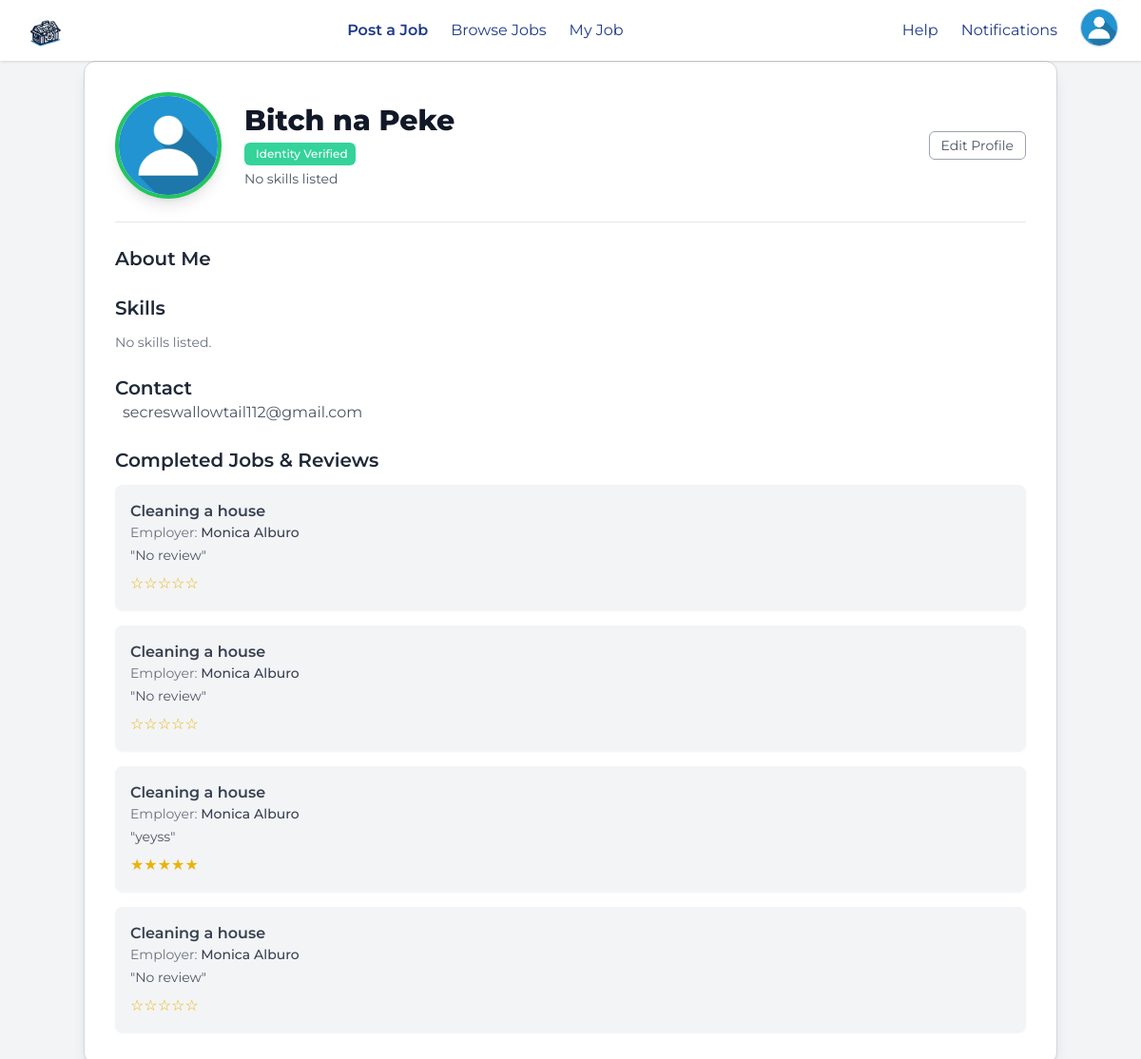
The app's page /user/userPublicProfile.php (signed in), older data.
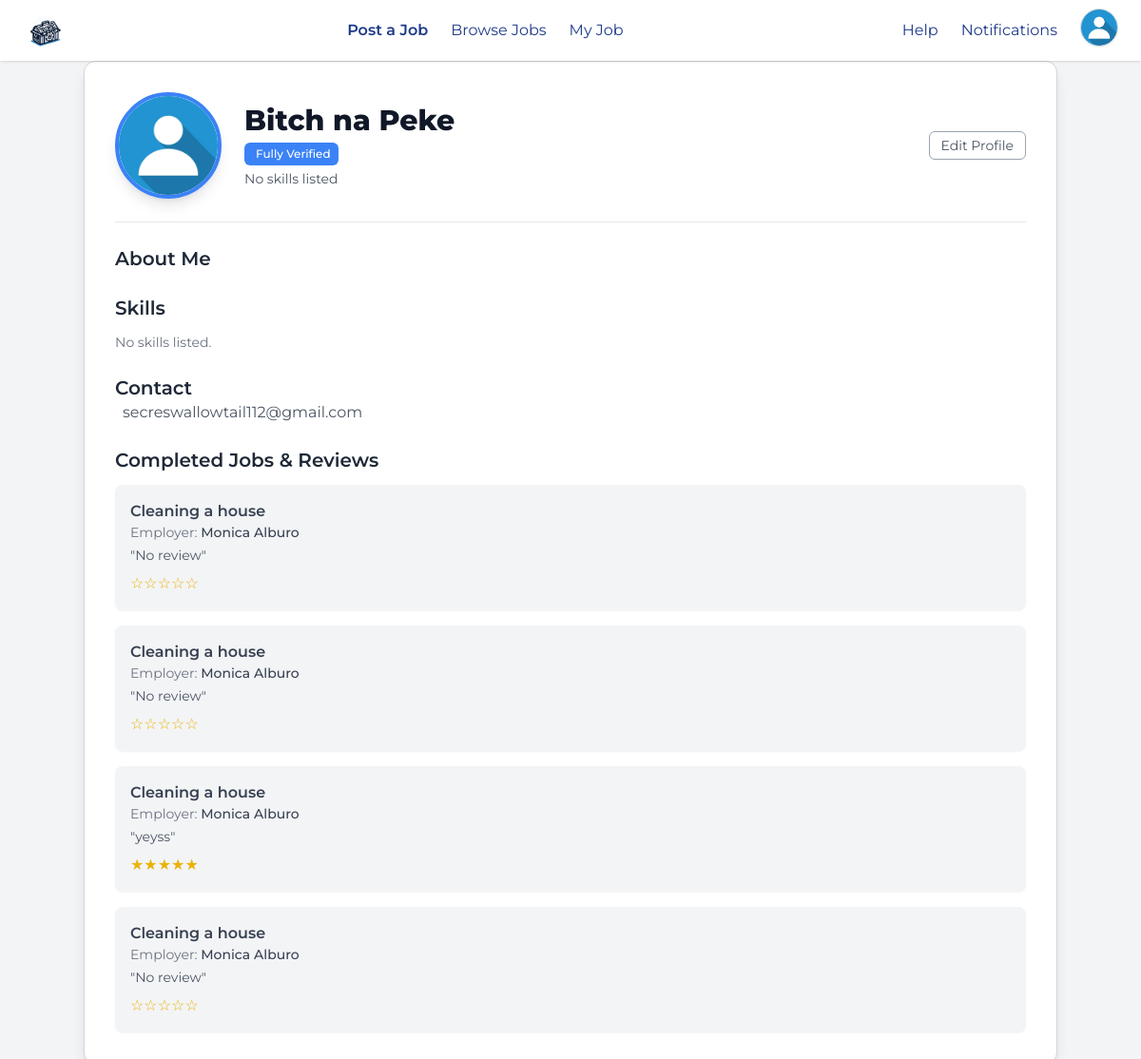
The same page, newer data.
### tables this page shows
CREATE TABLE `user` (
  `id` int(11) NOT NULL,
  `first_name` varchar(50) NOT NULL,
  `last_name` varchar(50) NOT NULL,
  `email` varchar(100) NOT NULL,
  `id_type` varchar(50) NOT NULL,
  `id_file_path` varchar(255) NOT NULL,
  `contact_number` varchar(15) NOT NULL,
  `password_hash` varchar(255) NOT NULL,
  `created_at` datetime DEFAULT current_timestamp(),
  `email_verified` tinyint(1) DEFAULT 0,
  `verification_code` varchar(6) DEFAULT NULL,
  `status` enum('pending','approved','rejected') DEFAULT 'approved',
  `take_assesment` tinyint(1) NOT NULL,
  `profile_picture` varchar(255) DEFAULT NULL,
  `skills` text DEFAULT NULL,
  `about_me` text DEFAULT NULL,
  `general_location` varchar(255) DEFAULT NULL,
  `portfolio` text DEFAULT NULL,
  `verification_status` enum('unverified','identity_verified','fully_verified') NOT NULL DEFAULT 'unverified',
  `id_image` varchar(255) DEFAULT NULL
);

### user/userPublicProfile.php (the view, shortened to what this page needs)
<?php
include '../config/db_connection.php';
$user_id = $_SESSION['user_id'];
$stmt = $conn->prepare("SELECT * FROM user WHERE id = ?");
$stmt->bind_param("i", $user_id);
$stmt->execute();
$result = $stmt->get_result();
$user = $result->fetch_assoc();
$first_name = $user['first_name'];
$last_name = $user['last_name'];
$email = $user['email'];
$profile_picture = $user['profile_picture'] ?? '../uploads/profile_pictures/default-avatar.jpg';
$skills = $user['skills'] ? explode(',', $user['skills']) : [];
$verification_status = $user['verification_status'] ?? 'unverified';
$stmt = $conn->prepare("
    SELECT cj.job_title, cj.review, cj.rating, u.first_name AS employer_first_name, u.last_name AS employer_last_name
    FROM completed_jobs cj
    JOIN user u ON cj.user_id = u.id
    WHERE cj.provider_id = ?
");
$stmt->bind_param("i", $user_id);
$stmt->execute();
$result = $stmt->get_result();
$completed_jobs = $result->fetch_all(MYSQLI_ASSOC);
?>
<!DOCTYPE html>
<html lang="en">
<head>
  <script src="https://cdn.tailwindcss.com"></script>
</head>
<?php
include './userHeader.php';
?>
<body class="bg-gray-50 min-h-screen">
  <div class="max-w-5xl mx-auto p-8 bg-white shadow-lg rounded-xl p-8 border border-gray-300">
<div class="flex items-center justify-between pb-6 border-b relative">
    <div class="flex items-center gap-6">
        <img src="<?= $profile_picture; ?>" alt="Profile Picture"
             class="w-28 h-28 rounded-full border-4
             <?php
                if ($verification_status === 'fully_verified') echo 'border-blue-500';
                elseif ($verification_status === 'identity_verified') echo 'border-green-500';
                else echo 'border-red-500';
             ?> shadow-lg">
        <div>
            <h1 class="text-3xl font-extrabold text-gray-900">
                <?= htmlspecialchars($first_name . ' ' . $last_name); ?>
            </h1>
            <a href="../user/userVerifyAccount.php"
               class="inline-flex items-center text-xs font-medium mt-1 px-2 py-1 rounded-md text-white"
               style="background-color:
                    <?php
                        if ($verification_status === 'fully_verified')  echo '#3B82F6';
                        elseif ($verification_status === 'identity_verified') echo '#34D399';
                        else echo '#EF4444';
                    ?>;">
                <?php
                    if ($verification_status === 'fully_verified') echo 'Fully Verified';
                    elseif ($verification_status === 'identity_verified') echo 'Identity Verified';
                    else echo 'Not Verified';
                ?>
            </a>
            <p class="text-gray-600 text-sm mt-1">
                <?= !empty($skills) ? implode(' • ', $skills) : 'No skills listed'; ?>
            </p>
        </div>
    </div>
    <button onclick="openFormModal()" class="px-3 py-1 border border-gray-400 text-gray-600 text-sm rounded-md hover:bg-gray-100 transition">
        Edit Profile
    </button>
</div>
    <div class="mt-6">
        <h2 class="text-xl font-semibold text-gray-800">About Me</h2>
    </div>
    <div class="mt-6">
        <h2 class="text-xl font-semibold text-gray-800">Skills</h2>
        <div class="flex flex-wrap gap-2 mt-3">
            <?php if (!empty($skills)): ?>
                <?php foreach ($skills as $skill): ?>
                    <span class="px-4 py-2 bg-blue-800 text-white text-xs font-semibold rounded-full shadow-sm"><?= htmlspecialchars($skill); ?></span>
                <?php endforeach; ?>
            <?php else: ?>
                <p class="text-gray-500 text-sm">No skills listed.</p>
            <?php endif; ?>
        </div>
    </div>
    <div class="mt-6">
        <h2 class="text-xl font-semibold text-gray-800">Contact</h2>
        <p class="text-gray-600 flex items-center gap-2"><i class="fas fa-envelope text-blue-500"></i> <?= htmlspecialchars($email); ?></p>
    </div>
<div class="mt-6">
    <h2 class="text-xl font-semibold text-gray-800">Completed Jobs & Reviews</h2>
    <?php if (!empty($completed_jobs)): ?>
        <div class="mt-3 space-y-4">
            <?php foreach ($completed_jobs as $job): ?>
                <div class="p-4 bg-gray-100 rounded-lg shadow-sm">
                    <h3 class="font-semibold text-gray-700"><?= htmlspecialchars($job['job_title']); ?></h3>
                    <p class="text-gray-500 text-sm">Employer: <span class="font-medium text-gray-700"><?= htmlspecialchars($job['employer_first_name'] . ' ' . $job['employer_last_name']); ?></span></p>
                    <p class="text-gray-600 text-sm mt-1">"<?= nl2br(htmlspecialchars($job['review'] ?? 'No review')); ?>"</p>
                    <div class="mt-2 text-yellow-500">
                        <?php for ($i = 0; $i < ($job['rating'] ?? 0); $i++): ?>★<?php endfor; ?>
                        <?php for ($i = ($job['rating'] ?? 0); $i < 5; $i++): ?>☆<?php endfor; ?>
                    </div>
                </div>
            <?php endforeach; ?>
        </div>
    <?php else: ?>
        <p class="text-gray-500 text-sm mt-2">No completed jobs yet.</p>
    <?php endif; ?>
</div>
</html>

Row changes from the older to the newer data that the page shows:
changed user "Bitch na Peke": verification_status "identity_verified" → "fully_verified" (drawn)
Text that changed along with them:
text no longer shown: "Identity Verified"
text now shown: "Fully Verified"
